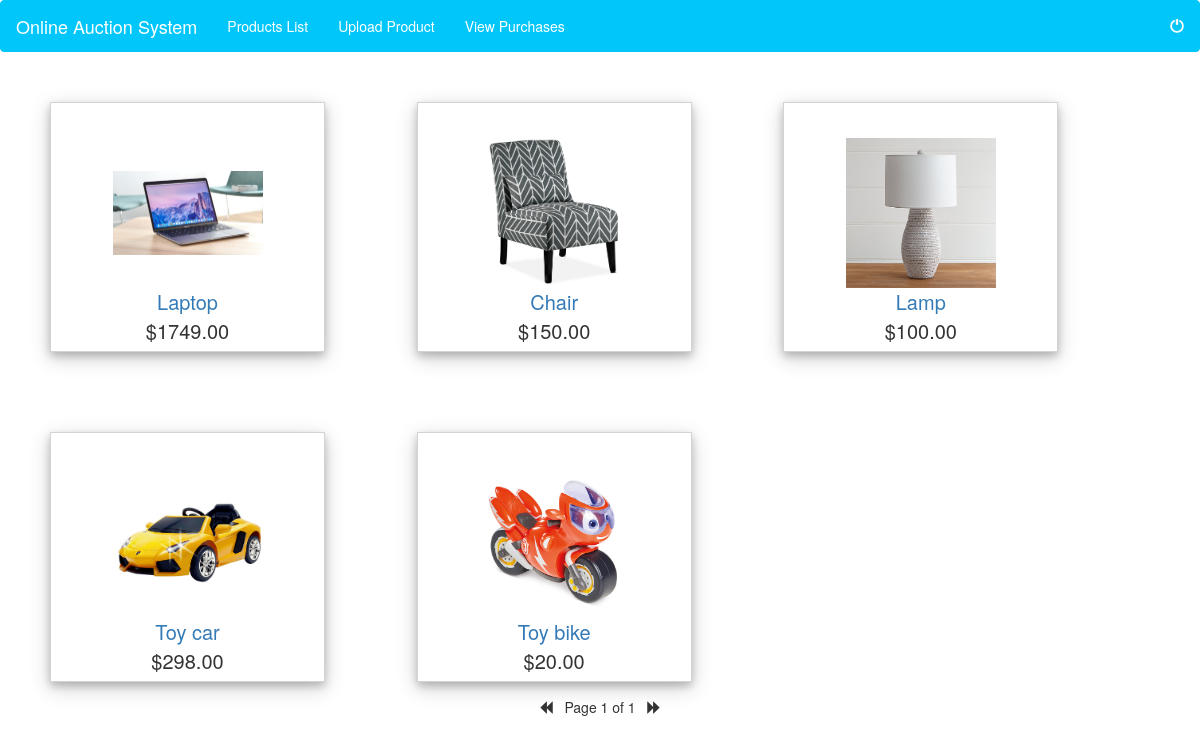
The page /home/productslist/ (signed in) on the database as committed earlier.
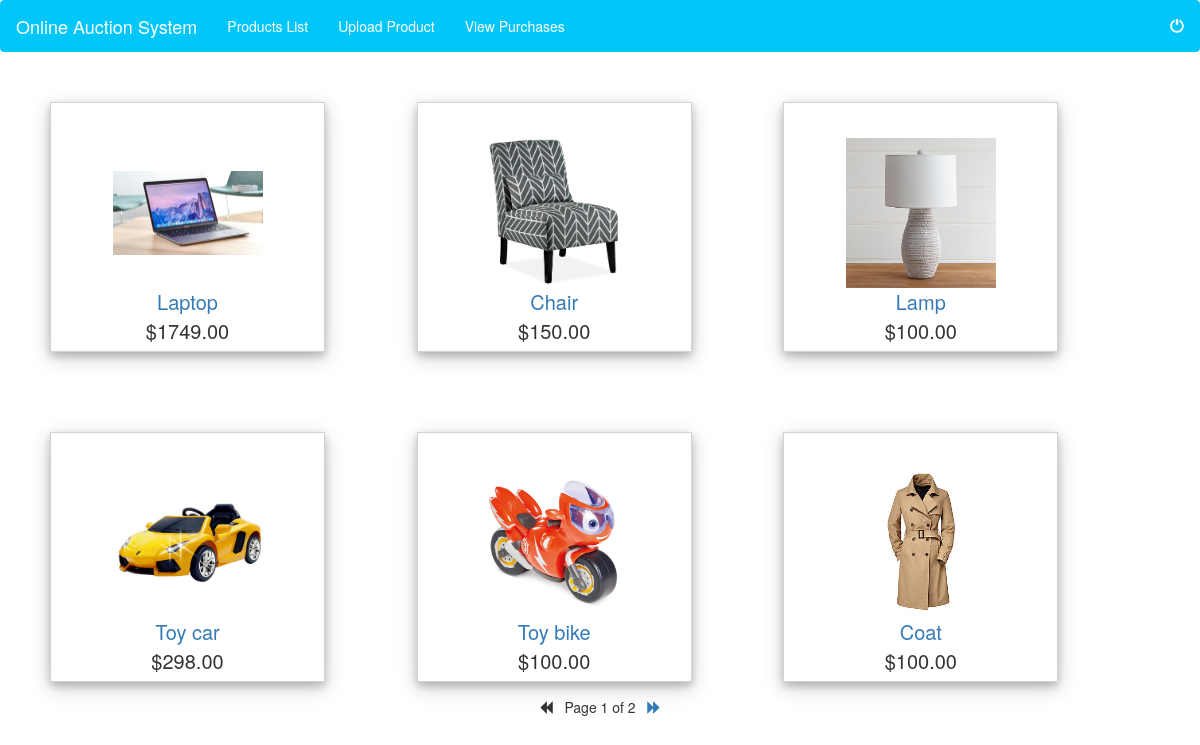
The same page on the database as committed later.
### products/models.py (models this page shows)
class Product(models.Model):
	productid = models.AutoField(primary_key=True, auto_created= True)
	userid = models.IntegerField(blank = True, null =True)
	winnerid = models.IntegerField(blank = True, null =True)
	productname = models.CharField(max_length=100)
	category = models.CharField(max_length=100)
	description = models.TextField()
	price = models.DecimalField(decimal_places=2,max_digits=7)
	quantity = models.IntegerField()
	image = models.ImageField(blank = True, null =True, upload_to='static/images/')
	endtime = models.DateTimeField(blank = True, null =True)
	highestbid = models.DecimalField(decimal_places=2,max_digits=7, null=True)

### pages/views.py (the view)
# urls.py: path('home/productslist/', products_list_view, name='products-list-view'),
def products_list_view(request, *args, **kwargs):
	context={
		"username" : request.session['username']
	}
	all_products = Product.objects.all()
	print('pg no ',request.GET.get('page'))
	if request.GET.get('page') == None:
		page_number = 1
	else:
		page_number = request.GET.get('page')
	if request.GET.get('productid') != None:
		product_id = request.GET.get('productid')
		print('productid',product_id)
		return HttpResponseRedirect(reverse('product-view',kwargs={"productid": product_id}))
	paginator = Paginator(all_products, 6) # 8 items per page
	products = paginator.page(page_number)
	return render(request, 'viewlistings.html', {'products': products,'context': context})

### templates/viewlistings.html (shortened to what this page needs)
{% extends 'home.html' %}
{% block content %}
	<div class="row" align="center" style="margin-top: 50px; margin-left: 50px; margin-right: 50px;">
		{% for instance in products %}
			<div class="col-md-3 loginCss" style="height: 250px;">
				<div class="col-md-12"><img src="/{{instance.image}}" style="width: 150px;height: 150px;object-fit: contain;" ></div>
				<div class="col-md-12" style="font-size: 20px;">
					<a href="?productid={{instance.productid}}">{{instance.productname}}</a><br/>
					${{instance.price}}<br/>
				</div>
			</div>
			<div class="col-md-1"></div>
	        {% if forloop.counter|divisibleby:3 and not forloop.last %}
	        </div><div class="row" align="center" style="margin-top: 80px; margin-left: 50px; margin-right: 50px;">
	        {% endif %}
		{% endfor %}
	</div>
	<div align="center" style="margin-top: 15px;">
    	{% if products.has_previous %}
	    	<a href="?page={{products.previous_page_number}}">
	    		<span class="glyphicon glyphicon-backward"></span>
	    	</a>
	    {% else %}
	    	<span class="glyphicon glyphicon-backward"></span>
    	{% endif %}
    	<span>
    	Page {{products.number}} of {{products.paginator.num_pages}}
    	</span>
    	{% if products.has_next %}
	    	<a href="?page={{products.next_page_number}}">
	    		<span class="glyphicon glyphicon-forward"></span>
	    	</a>
	    {% else %}
	    	<span class="glyphicon glyphicon-forward"></span>
    	{% endif %}
	</div>
{% endblock %}

### templates/home.html (shortened to what this page needs)
<!doctype html>
<html>
	<head>
		<link rel="stylesheet" href="https://maxcdn.bootstrapcdn.com/bootstrap/3.4.1/css/bootstrap.min.css">
		{% load static %}
		<link href="{% static 'css/main.css' %}" rel="stylesheet">
	</head>
	<body>
		<nav class="navbar navbar-default">
		  <div class="container-fluid">
		    <div class="navbar-header">
		      <a class="navbar-brand" href="{% url 'home-view' %}">Online Auction System</a>
		    </div>
		    <ul class="nav navbar-nav">
		    	<li><a href="{% url 'products-list-view' %}">Products List</a></li>
		      	<li><a href="{% url 'upload-product-view' %}">Upload Product</a></li>
		      	<li><a href="{% url 'purchases-view' %}">View Purchases</a></li>
		    </ul>
		    <ul class="nav navbar-nav navbar-right">
		    	<li><a>{{username}}</a></li>
		    	<li class="dropdown">
			        <a class="dropdown-toggle" data-toggle="dropdown" href="#">
			        <span class="glyphicon glyphicon-off"></span></a>
			    </li>
			</ul>
		  </div>
		</nav>
		<p>
		{% block content%}{% endblock %}
		</p>
	</body>
</html>

### static/css/main.css (style rules this page uses)
html { height:100%; }
.loginCss { border:1px solid lightgray; padding:35px; background-color: white; text-align: center; box-shadow: 0 4px 8px 0 rgba(0, 0, 0, 0.2), 0 6px 20px 0 rgba(0, 0, 0, 0.19); }
.navbar-default { background-color: #00C6FA ; border-color: #00C6FA; }
.navbar-default a { color: white !important; }

Rows that differ between the two databases and show on the page:
changed Product "Toy bike": price "20.00" → "100.00"
added Product: image (picture), productname "Coat", price "100.00"
Other text that changed with them:
{{ products.paginator.num_pages }}: "1" → "2"
